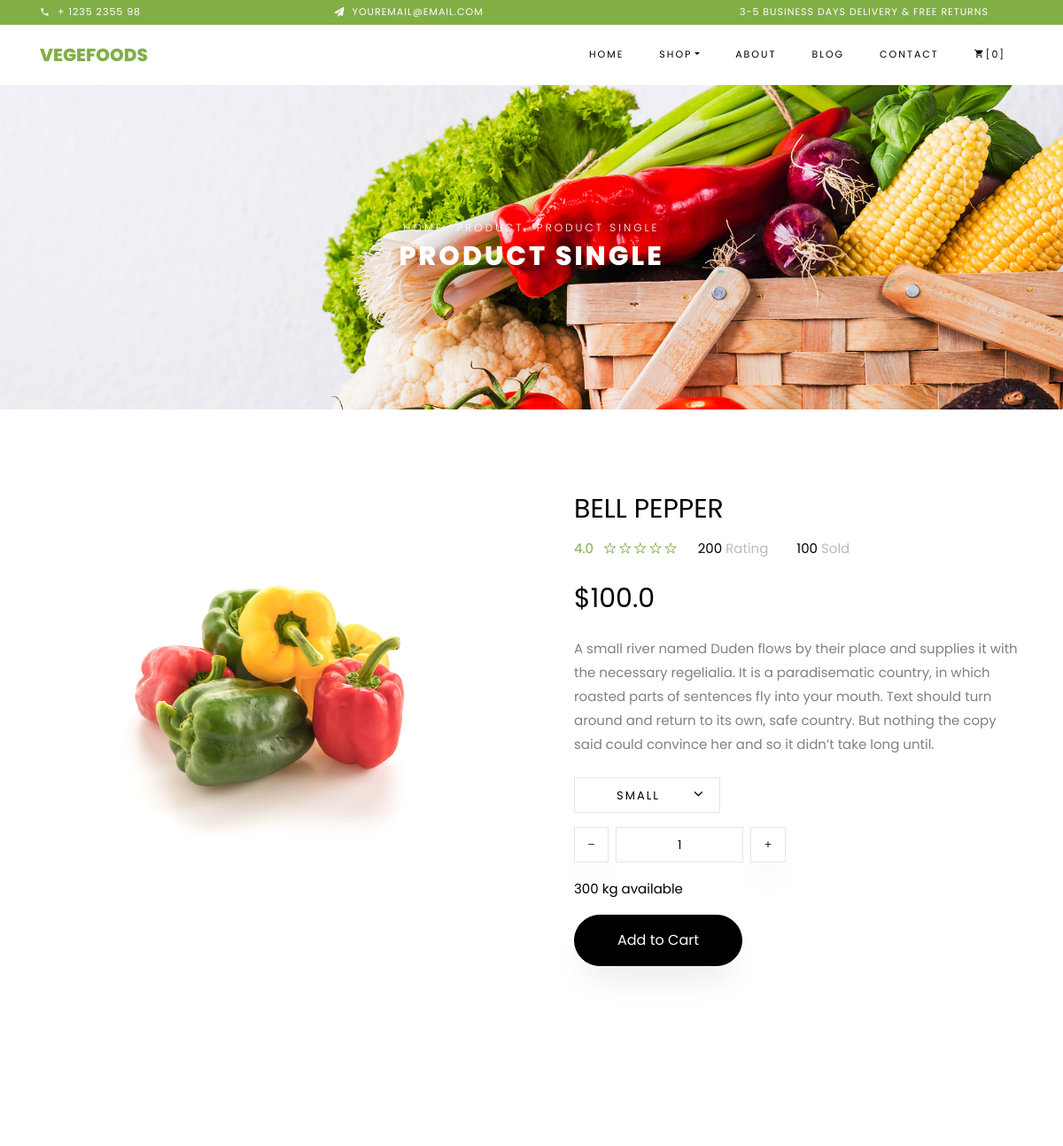
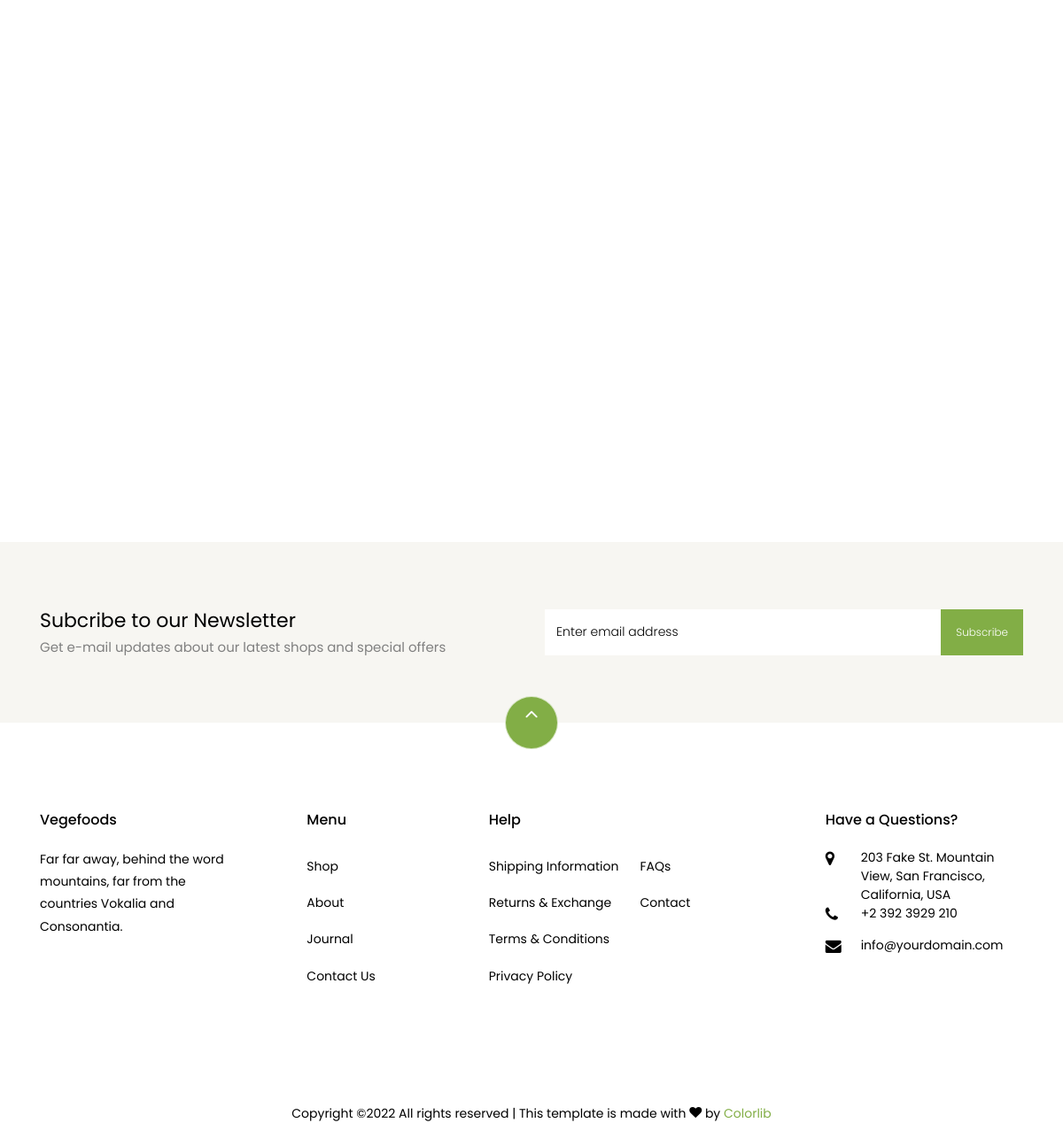
The app's page /bell-pepper/ with its own data (2 pictures, top to bottom).
### products/models.py (models this page shows, shortened)
class Product(models.Model):
    name = models.CharField(_("name"), max_length=50)
    image = models.ImageField(_("image"), upload_to='product/')
    category = models.ForeignKey(Category, verbose_name=_("category"), related_name='product_category', on_delete=models.CASCADE)
    price = models.FloatField(_("price"))
    discount_price = models.FloatField(_("discount price"))
    discount_perc =  models.IntegerField(_("discount perc"))
    rating = models.IntegerField(_("rating"))
    rated_people_num = models.IntegerField(_("people rating number "))
    sold_num = models.IntegerField(_("sold quqntity number "))
    description = models.TextField(_("description"))
    quantity = models.IntegerField(_("quantity"))
    avail_check = models.BooleanField(_("avail  checking ") , default=True)
    avail_num = models.IntegerField(_("avail number"))
    slug = models.SlugField(_("slug") , blank=True, null=True)
    class Meta:
        verbose_name = _("Product")
        verbose_name_plural = _("Products")
    def __str__(self):
        return self.name

### products/views.py (the view)
# urls.py: path('<slug:slug>/' , ProductDetail.as_view() , name='detail'),
class ProductDetail(DetailView):
    model = Product
    template_name = 'products/product.html'
    def get_context_data(self, **kwargs):
        context = super().get_context_data(**kwargs)
        context["related"] = Product.objects.filter(category=self.get_object().category)[:2]
        return context

### templates/products/product.html (shortened to what this page needs)
{% extends 'base.html' %}
{% load static  %}
{% block content  %}
<div class="hero-wrap hero-bread" style="background-image: url('{% static 'images/bg_1.jpg' %}');">
	<div class="container">
		<div class="row no-gutters slider-text align-items-center justify-content-center">
			<div class="col-md-9 ftco-animate text-center">
				<p class="breadcrumbs"><span class="mr-2"><a href="index.html">Home</a></span> <span class="mr-2"><a
							href="index.html">Product</a></span> <span>Product Single</span></p>
				<h1 class="mb-0 bread">Product Single</h1>
			</div>
		</div>
	</div>
</div>
<section class="ftco-section">
	<div class="container">
		<div class="row">
			<div class="col-lg-6 mb-5 ftco-animate">
				<a href="{% url 'products:detail'  product.slug %}" class="image-popup"><img src="{{object.image.url}}"
						class="img-fluid" alt="Colorlib Template"></a>
			</div>
			<div class="col-lg-6 product-details pl-md-5 ftco-animate">
				<h3>{{object}}</h3>
				<div class="rating d-flex">
					<p class="text-left mr-4">
						<a href="#" class="mr-2">{{object.rating }}.0</a>
						<a href="#"><span class="ion-ios-star-outline"></span></a>
						<a href="#"><span class="ion-ios-star-outline"></span></a>
						<a href="#"><span class="ion-ios-star-outline"></span></a>
						<a href="#"><span class="ion-ios-star-outline"></span></a>
						<a href="#"><span class="ion-ios-star-outline"></span></a>
					</p>
					<p class="text-left mr-4">
						<a href="#" class="mr-2" style="color: #000;">{{ object.rated_people_num}} <span
								style="color: #bbb;">Rating</span></a>
					</p>
					<p class="text-left">
						<a href="#" class="mr-2" style="color: #000;">{{object.sold_num}} <span
								style="color: #bbb;">Sold</span></a>
					</p>
				</div>
				<p class="price"><span>${{ object.discount_price}}</span></p>
				<p> {{ object.description }}
				</p>
				<div class="row mt-4">
					<div class="col-md-6">
						<div class="form-group d-flex">
							<div class="select-wrap">
								<div class="icon"><span class="ion-ios-arrow-down"></span></div>
								<select name="" id="" class="form-control">
									<option value="">Small</option>
								</select>
							</div>
						</div>
					</div>
					<div class="input-group col-md-6 d-flex mb-3">
						<span class="input-group-btn mr-2">
							<button type="button" class="quantity-left-minus btn" data-type="minus" data-field="">
								<i class="ion-ios-remove"></i>
							</button>
						</span>
						<input type="text" id="quantity" name="quantity" class="form-control input-number" value="1"
							min="1" max="100">
						<span class="input-group-btn ml-2">
							<button type="button" class="quantity-right-plus btn" data-type="plus" data-field="">
								<i class="ion-ios-add"></i>
							</button>
						</span>
					</div>
					<div class="col-md-12">
						<p style="color: #000;">{{ object.avail_num }} kg available</p>
					</div>
				</div>
				<p><a href="cart.html" class="btn btn-black py-3 px-5">Add to Cart</a></p>
			</div>
		</div>
	</div>
</section>
<section class="ftco-section">
	<div class="container">
		<div class="row justify-content-center mb-3 pb-3">
		</div>
	</div>
	<div class="container">
		<div class="row">
		</div>
	</div>
</section>
<section class="ftco-section ftco-no-pt ftco-no-pb py-5 bg-light">
	<div class="container py-4">
		{% if messages %}
		<ul class="messages">
			{% for message in messages  %}
			<h4> {{ message}} </h4>
			{% endfor %}
		</ul>
		{% else %}
		<div class="row d-flex justify-content-center py-5">
			<div id="main_form_div" class="col-md-6">
				<h2 style="font-size: 22px;" class="mb-0">Subcribe to our Newsletter</h2>
				<span>Get e-mail updates about our latest shops and special offers</span>
			</div>
			<div class="col-md-6 d-flex align-items-center">
				<form id="newsletter_form" method="POST" action="{% url 'products:newsletter_subscribe' %}"
					class="subscribe-form">
					<div class="form-group d-flex">
						<input type="text" class="form-control" name="emailInput" placeholder="Enter email address">
						<input type="submit" value="Subscribe" class="submit px-3">
					</div>
				</form>
			</div>
		</div>
		{% endif %}
	</div>
</section>
{% endblock content %}

### records on screen
Product: image (picture), name "BELL PEPPER", rating "4", rated_people_num "200", sold_num "100", discount_price "100.0", description "A small river named Duden flows by their place and supplies it with the necessary regelialia. It is a paradisematic country, in which roasted parts of sentences fly into your mouth. Text should turn around and return to its own, safe country. But nothing the copy said could convince her and so it didn’t take long until.", avail_num "300"
